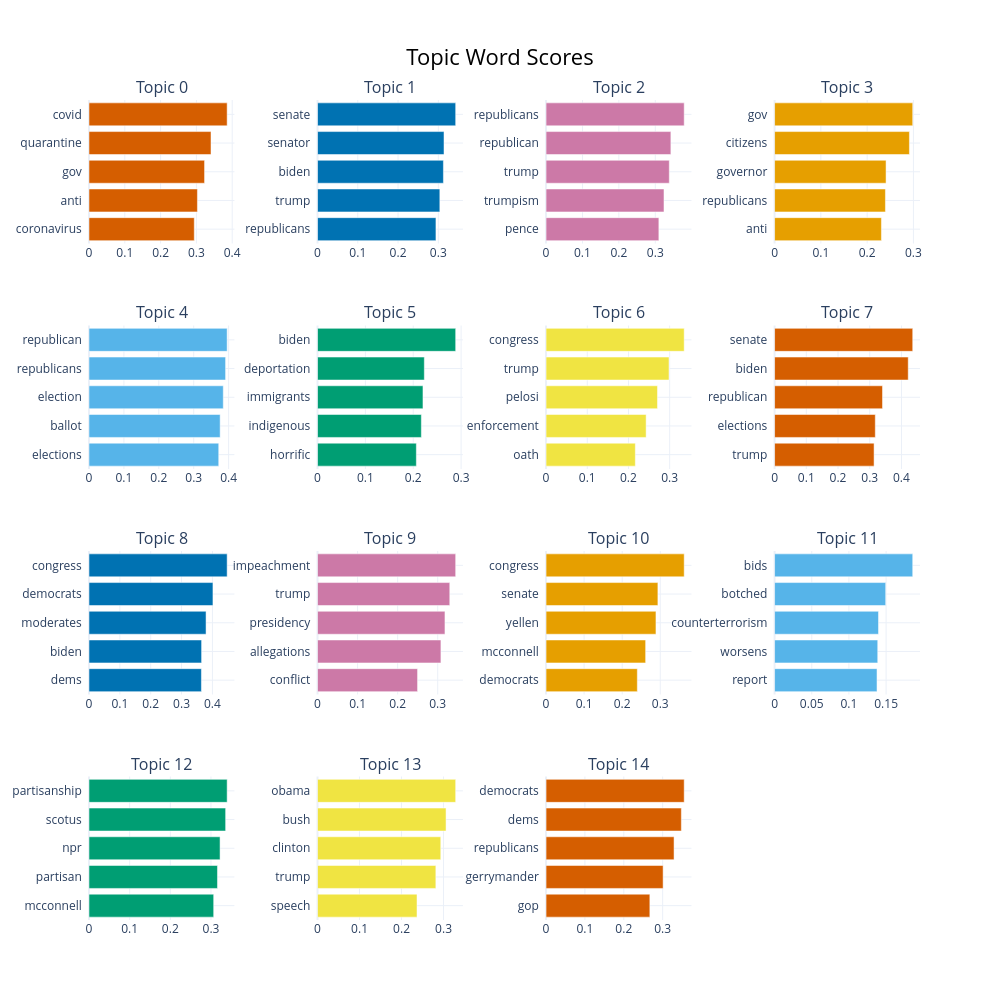

Notebook source saved alongside this figure:
### Markdown cell above
This shows the top words and their probabilities for each of the top `n` topics

### Code cell
topic_model.visualize_barchart(top_n_topics=15)

### Figure 1 — Plotly figure (JSON) as saved in the notebook; plotly's stock layout.template omitted (floating-point values rounded to 4 significant figures)
{"data": [{"marker": {"color": "#D55E00"}, "orientation": "h", "type": "bar", "x": [0.2941, 0.3028, 0.3228, 0.3408, 0.3859], "xaxis": "x", "y": ["coronavirus  ", "anti  ", "gov  ", "quarantine  ", "covid  "], "yaxis": "y"}, {"marker": {"color": "#0072B2"}, "orientation": "h", "type": "bar", "x": [0.2941, 0.3038, 0.3127, 0.3141, 0.3431], "xaxis": "x2", "y": ["republicans  ", "trump  ", "biden  ", "senator  ", "senate  "], "yaxis": "y2"}, {"marker": {"color": "#CC79A7"}, "orientation": "h", "type": "bar", "x": [0.3098, 0.3239, 0.3385, 0.3428, 0.3794], "xaxis": "x3", "y": ["pence  ", "trumpism  ", "trump  ", "republican  ", "republicans  "], "yaxis": "y3"}, {"marker": {"color": "#E69F00"}, "orientation": "h", "type": "bar", "x": [0.2309, 0.2395, 0.2409, 0.2914, 0.2985], "xaxis": "x4", "y": ["anti  ", "republicans  ", "governor  ", "citizens  ", "gov  "], "yaxis": "y4"}, {"marker": {"color": "#56B4E9"}, "orientation": "h", "type": "bar", "x": [0.3716, 0.3757, 0.3847, 0.3913, 0.3958], "xaxis": "x5", "y": ["elections  ", "ballot  ", "election  ", "republicans  ", "republican  "], "yaxis": "y5"}, {"marker": {"color": "#009E73"}, "orientation": "h", "type": "bar", "x": [0.2065, 0.217, 0.2203, 0.2232, 0.2887], "xaxis": "x6", "y": ["horrific  ", "indigenous  ", "immigrants  ", "deportation  ", "biden  "], "yaxis": "y6"}, {"marker": {"color": "#F0E442"}, "orientation": "h", "type": "bar", "x": [0.2167, 0.2429, 0.2704, 0.2984, 0.3353], "xaxis": "x7", "y": ["oath  ", "enforcement  ", "pelosi  ", "trump  ", "congress  "], "yaxis": "y7"}, {"marker": {"color": "#D55E00"}, "orientation": "h", "type": "bar", "x": [0.3137, 0.3175, 0.3403, 0.4213, 0.4355], "xaxis": "x8", "y": ["trump  ", "elections  ", "republican  ", "biden  ", "senate  "], "yaxis": "y8"}, {"marker": {"color": "#0072B2"}, "orientation": "h", "type": "bar", "x": [0.3643, 0.3649, 0.3794, 0.4017, 0.4478], "xaxis": "x9", "y": ["dems  ", "biden  ", "moderates  ", "democrats  ", "congress  "], "yaxis": "y9"}, {"marker": {"color": "#CC79A7"}, "orientation": "h", "type": "bar", "x": [0.2497, 0.308, 0.3181, 0.3301, 0.3449], "xaxis": "x10", "y": ["conflict  ", "allegations  ", "presidency  ", "trump  ", "impeachment  "], "yaxis": "y10"}, {"marker": {"color": "#E69F00"}, "orientation": "h", "type": "bar", "x": [0.2398, 0.2616, 0.2887, 0.2938, 0.3629], "xaxis": "x11", "y": ["democrats  ", "mcconnell  ", "yellen  ", "senate  ", "congress  "], "yaxis": "y11"}, {"marker": {"color": "#56B4E9"}, "orientation": "h", "type": "bar", "x": [0.1378, 0.1387, 0.1398, 0.1495, 0.1858], "xaxis": "x12", "y": ["report  ", "worsens  ", "counterterrorism  ", "botched  ", "bids  "], "yaxis": "y12"}, {"marker": {"color": "#009E73"}, "orientation": "h", "type": "bar", "x": [0.3066, 0.316, 0.3223, 0.336, 0.3398], "xaxis": "x13", "y": ["mcconnell  ", "partisan  ", "npr  ", "scotus  ", "partisanship  "], "yaxis": "y13"}, {"marker": {"color": "#F0E442"}, "orientation": "h", "type": "bar", "x": [0.2368, 0.2817, 0.2934, 0.306, 0.3289], "xaxis": "x14", "y": ["speech  ", "trump  ", "clinton  ", "bush  ", "obama  "], "yaxis": "y14"}, {"marker": {"color": "#D55E00"}, "orientation": "h", "type": "bar", "x": [0.267, 0.3011, 0.3293, 0.348, 0.3554], "xaxis": "x15", "y": ["gop  ", "gerrymander  ", "republicans  ", "dems  ", "democrats  "], "yaxis": "y15"}], "layout": {"annotations": [{"font": {"size": 16}, "showarrow": false, "text": "Topic 0", "x": 0.0875, "xanchor": "center", "xref": "paper", "y": 1, "yanchor": "bottom", "yref": "paper"}, {"font": {"size": 16}, "showarrow": false, "text": "Topic 1", "x": 0.3625, "xanchor": "center", "xref": "paper", "y": 1, "yanchor": "bottom", "yref": "paper"}, {"font": {"size": 16}, "showarrow": false, "text": "Topic 2", "x": 0.6375, "xanchor": "center", "xref": "paper", "y": 1, "yanchor": "bottom", "yref": "paper"}, {"font": {"size": 16}, "showarrow": false, "text": "Topic 3", "x": 0.9125, "xanchor": "center", "xref": "paper", "y": 1, "yanchor": "bottom", "yref": "paper"}, {"font": {"size": 16}, "showarrow": false, "text": "Topic 4", "x": 0.0875, "xanchor": "center", "xref": "paper", "y": 0.725, "yanchor": "bottom", "yref": "paper"}, {"font": {"size": 16}, "showarrow": false, "text": "Topic 5", "x": 0.3625, "xanchor": "center", "xref": "paper", "y": 0.725, "yanchor": "bottom", "yref": "paper"}, {"font": {"size": 16}, "showarrow": false, "text": "Topic 6", "x": 0.6375, "xanchor": "center", "xref": "paper", "y": 0.725, "yanchor": "bottom", "yref": "paper"}, {"font": {"size": 16}, "showarrow": false, "text": "Topic 7", "x": 0.9125, "xanchor": "center", "xref": "paper", "y": 0.725, "yanchor": "bottom", "yref": "paper"}, {"font": {"size": 16}, "showarrow": false, "text": "Topic 8", "x": 0.0875, "xanchor": "center", "xref": "paper", "y": 0.45, "yanchor": "bottom", "yref": "paper"}, {"font": {"size": 16}, "showarrow": false, "text": "Topic 9", "x": 0.3625, "xanchor": "center", "xref": "paper", "y": 0.45, "yanchor": "bottom", "yref": "paper"}, {"font": {"size": 16}, "showarrow": false, "text": "Topic 10", "x": 0.6375, "xanchor": "center", "xref": "paper", "y": 0.45, "yanchor": "bottom", "yref": "paper"}, {"font": {"size": 16}, "showarrow": false, "text": "Topic 11", "x": 0.9125, "xanchor": "center", "xref": "paper", "y": 0.45, "yanchor": "bottom", "yref": "paper"}, {"font": {"size": 16}, "showarrow": false, "text": "Topic 12", "x": 0.0875, "xanchor": "center", "xref": "paper", "y": 0.175, "yanchor": "bottom", "yref": "paper"}, {"font": {"size": 16}, "showarrow": false, "text": "Topic 13", "x": 0.3625, "xanchor": "center", "xref": "paper", "y": 0.175, "yanchor": "bottom", "yref": "paper"}, {"font": {"size": 16}, "showarrow": false, "text": "Topic 14", "x": 0.6375, "xanchor": "center", "xref": "paper", "y": 0.175, "yanchor": "bottom", "yref": "paper"}], "height": 1000, "hoverlabel": {"bgcolor": "white", "font": {"family": "Rockwell", "size": 16}}, "showlegend": false, "title": {"font": {"color": "Black", "size": 22}, "text": "Topic Word Scores", "x": 0.5, "xanchor": "center", "yanchor": "top"}, "width": 1000, "xaxis": {"anchor": "y", "domain": [0, 0.175], "showgrid": true}, "xaxis10": {"anchor": "y10", "domain": [0.275, 0.45], "showgrid": true}, "xaxis11": {"anchor": "y11", "domain": [0.55, 0.725], "showgrid": true}, "xaxis12": {"anchor": "y12", "domain": [0.825, 1], "showgrid": true}, "xaxis13": {"anchor": "y13", "domain": [0, 0.175], "showgrid": true}, "xaxis14": {"anchor": "y14", "domain": [0.275, 0.45], "showgrid": true}, "xaxis15": {"anchor": "y15", "domain": [0.55, 0.725], "showgrid": true}, "xaxis16": {"anchor": "y16", "domain": [0.825, 1], "showgrid": true}, "xaxis2": {"anchor": "y2", "domain": [0.275, 0.45], "showgrid": true}, "xaxis3": {"anchor": "y3", "domain": [0.55, 0.725], "showgrid": true}, "xaxis4": {"anchor": "y4", "domain": [0.825, 1], "showgrid": true}, "xaxis5": {"anchor": "y5", "domain": [0, 0.175], "showgrid": true}, "xaxis6": {"anchor": "y6", "domain": [0.275, 0.45], "showgrid": true}, "xaxis7": {"anchor": "y7", "domain": [0.55, 0.725], "showgrid": true}, "xaxis8": {"anchor": "y8", "domain": [0.825, 1], "showgrid": true}, "xaxis9": {"anchor": "y9", "domain": [0, 0.175], "showgrid": true}, "yaxis": {"anchor": "x", "domain": [0.825, 1], "showgrid": true}, "yaxis10": {"anchor": "x10", "domain": [0.275, 0.45], "showgrid": true}, "yaxis11": {"anchor": "x11", "domain": [0.275, 0.45], "showgrid": true}, "yaxis12": {"anchor": "x12", "domain": [0.275, 0.45], "showgrid": true}, "yaxis13": {"anchor": "x13", "domain": [0, 0.175], "showgrid": true}, "yaxis14": {"anchor": "x14", "domain": [0, 0.175], "showgrid": true}, "yaxis15": {"anchor": "x15", "domain": [0, 0.175], "showgrid": true}, "yaxis16": {"anchor": "x16", "domain": [0, 0.175], "showgrid": true}, "yaxis2": {"anchor": "x2", "domain": [0.825, 1], "showgrid": true}, "yaxis3": {"anchor": "x3", "domain": [0.825, 1], "showgrid": true}, "yaxis4": {"anchor": "x4", "domain": [0.825, 1], "showgrid": true}, "yaxis5": {"anchor": "x5", "domain": [0.55, 0.725], "showgrid": true}, "yaxis6": {"anchor": "x6", "domain": [0.55, 0.725], "showgrid": true}, "yaxis7": {"anchor": "x7", "domain": [0.55, 0.725], "showgrid": true}, "yaxis8": {"anchor": "x8", "domain": [0.55, 0.725], "showgrid": true}, "yaxis9": {"anchor": "x9", "domain": [0.275, 0.45], "showgrid": true}}}
